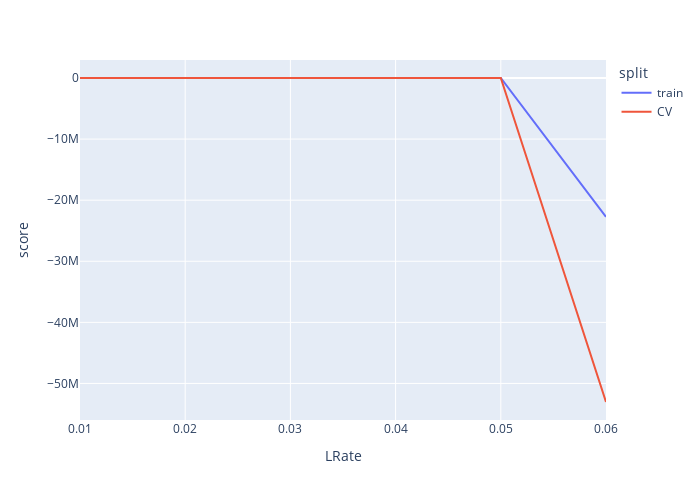
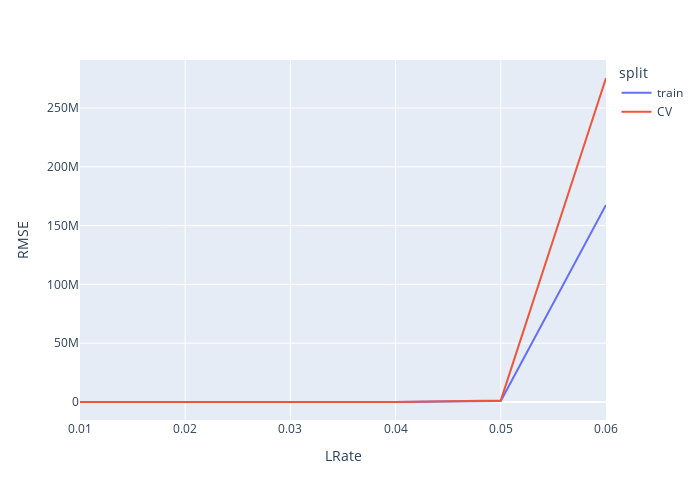

These figures' notebook cell, in order:
### Markdown cell above
### Learning Rate (eta0)
The learning rate value, let's check if there any optimal value for this hyperparamethic.

### Code cell
MAX_LEARNING_RATE = 7
k = 5
numerical_cols = X.select_dtypes(include=['int64', 'float64']).columns
categorical_cols = X.select_dtypes(include=['object', 'bool']).columns
    
LR_score_loss_df = pd.DataFrame(columns=['LRate', 'split', 'score', 'RMSE'])
for i in tqdm(range(1, MAX_LEARNING_RATE,1), desc='Learning Rate'):
    ct = ColumnTransformer([("encoding", OneHotEncoder(sparse=False, handle_unknown='ignore'), categorical_cols),
                ("standard", StandardScaler(), numerical_cols)])
    model_pipe = make_pipeline(ct,SGDRegressor(eta0 = i/100,random_state=1))
    val_score, val_loss, train_score, train_loss = get_cv_score_and_loss(X, t, model_pipe, k=k, p=None, show_score_loss_graphs=False, use_pbar=False)
    LR_score_loss_df.loc[len(LR_score_loss_df)] = [i/100, 'train', train_score, train_loss]
    LR_score_loss_df.loc[len(LR_score_loss_df)] = [i/100, 'CV', val_score, val_loss]

fig = px.line(LR_score_loss_df, x='LRate', y='score', color='split')
fig.update_layout(autosize=False,    width=700,    height=500)
fig.show()
fig = px.line(LR_score_loss_df, x='LRate', y='RMSE', color='split')
fig.update_layout(autosize=False,    width=700,    height=500)
fig.show()

### Figure 1 — Plotly figure (JSON) as saved in the notebook; plotly's stock layout.template omitted (floating-point values rounded to 4 significant figures)
{"data": [{"hovertemplate": "split=train<br>LRate=%{x}<br>score=%{y}<extra></extra>", "legendgroup": "train", "line": {"color": "#636efa", "dash": "solid"}, "mode": "lines", "name": "train", "orientation": "v", "showlegend": true, "type": "scatter", "x": [0.01, 0.02, 0.03, 0.04, 0.05, 0.06], "xaxis": "x", "y": [0.9004, 0.9001, 0.5638, -3.63, -413.4, -22730000.0], "yaxis": "y"}, {"hovertemplate": "split=CV<br>LRate=%{x}<br>score=%{y}<extra></extra>", "legendgroup": "CV", "line": {"color": "#EF553B", "dash": "solid"}, "mode": "lines", "name": "CV", "orientation": "v", "showlegend": true, "type": "scatter", "x": [0.01, 0.02, 0.03, 0.04, 0.05, 0.06], "xaxis": "x", "y": [0.8848, 0.884, 0.5085, -4.404, -1046.0, -53040000.0], "yaxis": "y"}], "layout": {"autosize": false, "height": 500, "legend": {"title": {"text": "split"}, "tracegroupgap": 0}, "margin": {"t": 60}, "width": 700, "xaxis": {"anchor": "y", "domain": [0.0, 1.0], "title": {"text": "LRate"}}, "yaxis": {"anchor": "x", "domain": [0.0, 1.0], "title": {"text": "score"}}}}

### Figure 2 — Plotly figure (JSON) as saved in the notebook; plotly's stock layout.template omitted (floating-point values rounded to 4 significant figures)
{"data": [{"hovertemplate": "split=train<br>LRate=%{x}<br>RMSE=%{y}<extra></extra>", "legendgroup": "train", "line": {"color": "#636efa", "dash": "solid"}, "mode": "lines", "name": "train", "orientation": "v", "showlegend": true, "type": "scatter", "x": [0.01, 0.02, 0.03, 0.04, 0.05, 0.06], "xaxis": "x", "y": [25080.0, 25110.0, 41670.0, 97470.0, 873900.0, 167600000.0], "yaxis": "y"}, {"hovertemplate": "split=CV<br>LRate=%{x}<br>RMSE=%{y}<extra></extra>", "legendgroup": "CV", "line": {"color": "#EF553B", "dash": "solid"}, "mode": "lines", "name": "CV", "orientation": "v", "showlegend": true, "type": "scatter", "x": [0.01, 0.02, 0.03, 0.04, 0.05, 0.06], "xaxis": "x", "y": [26940.0, 27030.0, 43840.0, 102400.0, 1397000.0, 275500000.0], "yaxis": "y"}], "layout": {"autosize": false, "height": 500, "legend": {"title": {"text": "split"}, "tracegroupgap": 0}, "margin": {"t": 60}, "width": 700, "xaxis": {"anchor": "y", "domain": [0.0, 1.0], "title": {"text": "LRate"}}, "yaxis": {"anchor": "x", "domain": [0.0, 1.0], "title": {"text": "RMSE"}}}}
